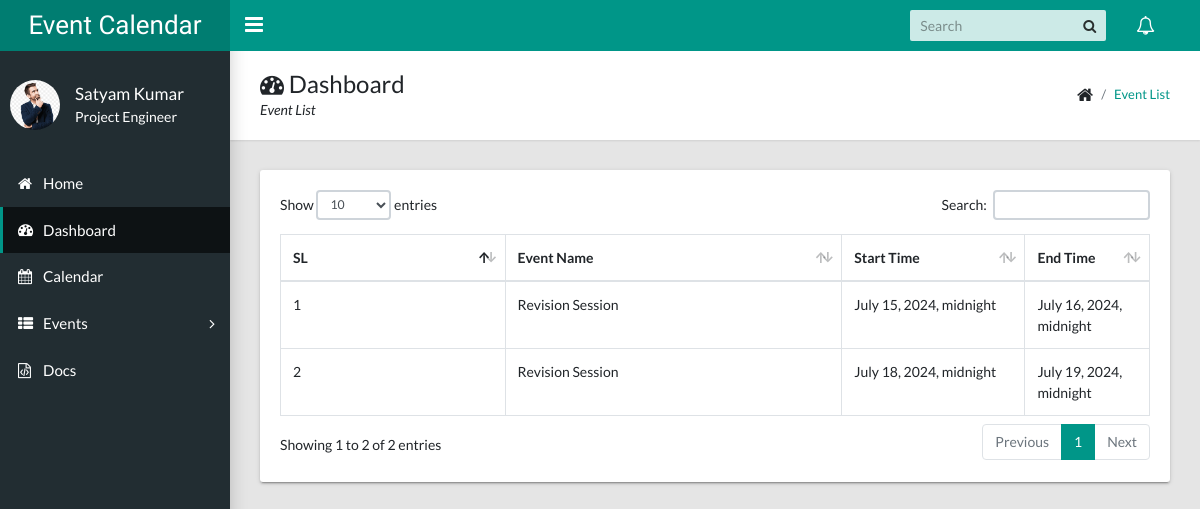
Before: /calendar/all-event-list/ (signed in) with the older database file.
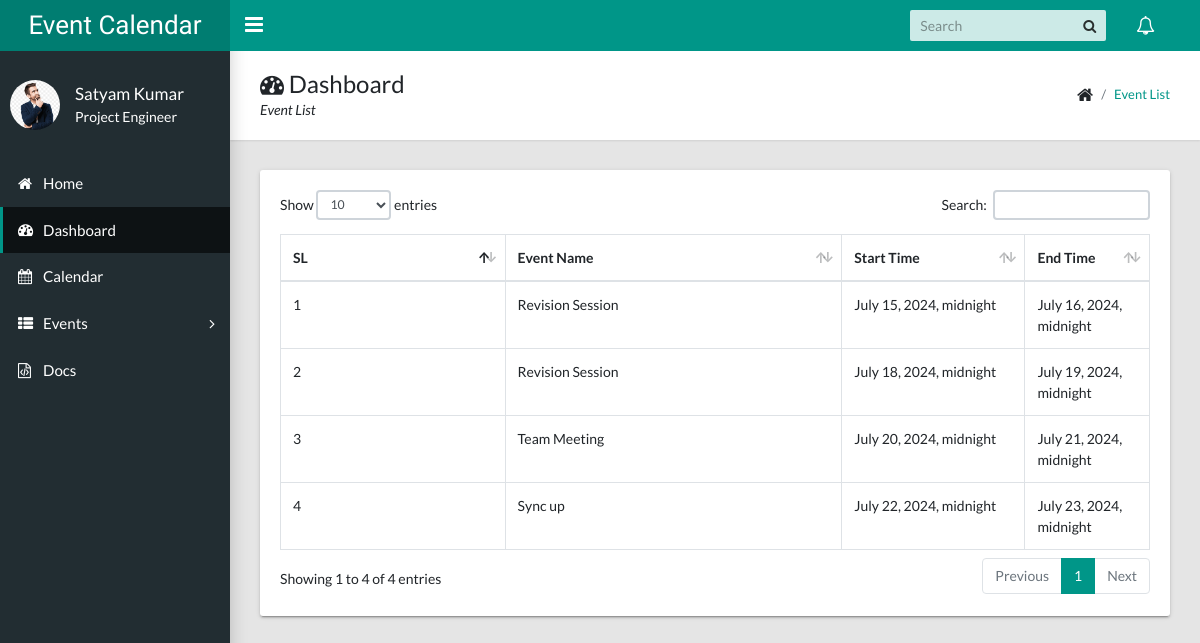
After: the same page with the newer database file.
### calendarapp/models/event.py (models this page shows, shortened)
class Event(EventAbstract):
    user = models.ForeignKey(CustomUser, on_delete=models.CASCADE, related_name="events")
    title = models.CharField(max_length=200)
    description = models.TextField()
    start_time = models.DateTimeField()
    end_time = models.DateTimeField()
    objects = EventManager()

### calendarapp/views/event_list.py (the view)
# urls.py: path("all-event-list/", views.AllEventsListView.as_view(), name="all_events"),
class AllEventsListView(ListView):
    template_name = "calendar/calendarapp/events_list.html"
    model = Event
    def get_queryset(self):
        return Event.objects.get_all_events(user=self.request.user) # type: ignore

### calendarapp/models/event.py (called while the page is built)
    def get_all_events(self, user):
        events = Event.objects.filter(user=user, is_active=True, is_deleted=False)
        return events

### main_app/templates/calendar/calendarapp/events_list.html (shortened to what this page needs)
{% extends 'calendar/base/base.html' %}
{% load static %}
{% block breadcrumb %}
    <div>
        <h1><i class="fa fa-dashboard"></i> Dashboard</h1>
        <p>Event List</p>
    </div>
    <ul class="app-breadcrumb breadcrumb">
        <li class="breadcrumb-item"><i class="fa fa-home fa-lg"></i></li>
        <li class="breadcrumb-item"><a href="#">Event List</a></li>
    </ul>
{% endblock breadcrumb %}
{% block content %}
<div class="row">
    <div class="col-md-12">
        <div class="tile">
            <div class="tile-body">
                <div class="table-responsive">
                    <div id="sampleTable_wrapper" class="dataTables_wrapper container-fluid dt-bootstrap4 no-footer">
                        <div class="row">
                            <div class="col-sm-12">
                                <table class="table table-hover table-bordered dataTable no-footer" id="sampleTable" role="grid" aria-describedby="sampleTable_info">
                                    <thead>
                                        <tr role="row">
                                            <th class="sorting_asc" tabindex="0" aria-controls="sampleTable" rowspan="1" colspan="1" aria-sort="ascending" aria-label="Name: activate to sort column descending" style="width: 261.641px;">SL</th>
                                            <th class="sorting" tabindex="0" aria-controls="sampleTable" rowspan="1" colspan="1" aria-label="Position: activate to sort column ascending" style="width: 417.312px;">Event Name</th>
                                            <th class="sorting" tabindex="0" aria-controls="sampleTable" rowspan="1" colspan="1" aria-label="Office: activate to sort column ascending" style="width: 189.281px;">Start Time</th>
                                            <th class="sorting" tabindex="0" aria-controls="sampleTable" rowspan="1" colspan="1" aria-label="Age: activate to sort column ascending" style="width: 102.141px;">End Time</th>
                                        </tr>
                                    </thead>
                                    <tbody>
                                        {% for event in object_list %}
                                            <tr role="row" class="odd">
                                                <td class="sorting_1">{{ forloop.counter }}</td>
                                                <td>{{ event.title }}</td>
                                                <td>{{ event.start_time }}</td>
                                                <td>{{ event.end_time }}</td>
                                            </tr>
                                        {% endfor %}
                                    </tbody>
                                </table>
                            </div>
                        </div>
                    </div>
                </div>
            </div>
        </div>
    </div>
</div>
{% endblock content %}

Changed rows visible on the page:
added Event: title "Team Meeting", start_time "July 20, 2024, midnight", end_time "July 21, 2024, midnight"
added Event: title "Sync up", start_time "July 22, 2024, midnight", end_time "July 23, 2024, midnight"
Other visible differences:
text written by a page script: "Show entries Search: Showing 1 to 2 of 2 entries Previous 1 Next" → "Show entries Search: Showing 1 to 4 of 4 entries Previous 1 Next"
